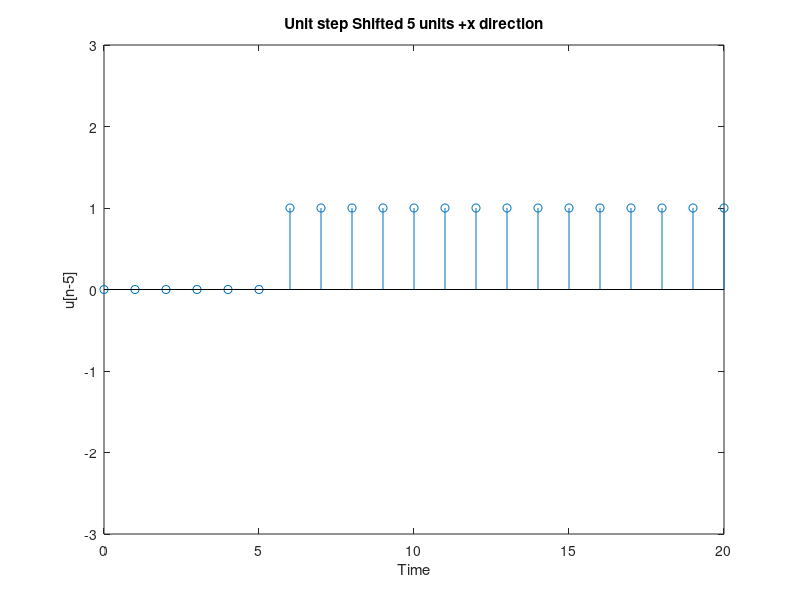

This chart was generated by the following MATLAB code:

%% Intro
clc
clear

%% Method 1 - Dirac Delta

% Define time range
time_series = -4:4;
% This is the signal
x_n         = [0,0,0,0,1,0,0,0,0];

% Stem will print discrete signals
    % Their size must match !
stem(time_series,x_n);

% Set title
title("Dirac Delta Signal")

% Set axis labels
xlabel('Time');
ylabel('x[n]');

%% Method 2 - Dirac Delta Large Time

timeLength = 40;

% Define time range
time_series = -timeLength:timeLength;
% This is the signal
x_n         = [zeros(1,timeLength) 1 zeros(1,timeLength)];

% Stem will print discrete signals
    % Their size must match !
stem(time_series,x_n);

% Set title
title("Dirac Delta Signal")

% Set axis labels
xlabel('Time');
ylabel('x[n]');


%% Method 3 - Array Operations

timeLength = 40;

% Define time range
time_series = -timeLength:timeLength;
% This is the signal
x_n         = time_series == 0; % returns 0 if not true 1 if true
                      % only n == 0 is true whis is dirac delta

% Stem will print discrete signals
    % Their size must match !
stem(time_series,x_n);

% Set title
title("Dirac Delta Signal")

% Set axis labels
xlabel('Time');
ylabel('x[n]');


%% Arranging the axis

timeLength = 40;

% Define time range
time_series = -timeLength:timeLength;
% This is the signal
x_n         = time_series > 5;

% Stem will print discrete signals
    % Their size must match !
stem(time_series,x_n);

% set the axis
    % first 2 arguments for x limits
    % last 2 arguments for y limits
axis([0 20 -3 3])
% Set title
title("Unit step Shifted 5 units +x direction")

% Set axis labels
xlabel('Time');
ylabel('u[n-5]');
